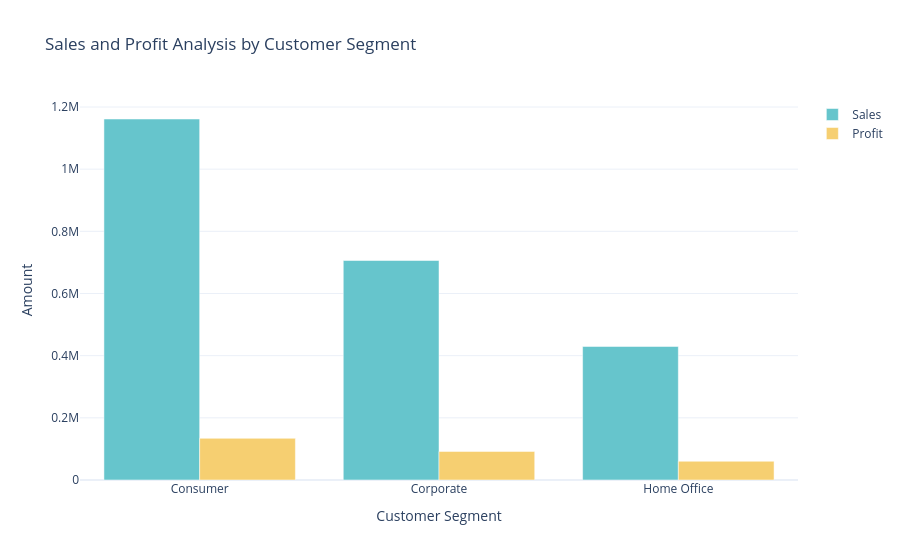

Write notebook code for a chart like this one.
### Markdown cell above
# SALES AND PROFIT - CUSTOMER SEGMENT

### Code cell
sales_profit_by_segment = data.groupby('Segment').agg({
    'Sales': 'sum',
    'Profit': 'sum'
}).reset_index()
color_palette = colors.qualitative.Pastel
fig = go.Figure()
fig.add_trace(
    go.Bar(
        x=sales_profit_by_segment['Segment'],
        y=sales_profit_by_segment['Sales'],
        name='Sales',
        marker_color=color_palette[0]))
fig.add_trace(go.Bar(
        x=sales_profit_by_segment['Segment'],
        y=sales_profit_by_segment['Profit'],
        name='Profit',
        marker_color=color_palette[1]))

fig.update_layout(
    title='Sales and Profit Analysis by Customer Segment',
    xaxis_title='Customer Segment',
    yaxis_title='Amount',
    barmode='group')

fig.show()

### Figure 1 — Plotly figure (JSON) as saved in the notebook; plotly's stock layout.template omitted (floating-point values rounded to 4 significant figures)
{"data": [{"marker": {"color": "rgb(102, 197, 204)"}, "name": "Sales", "type": "bar", "x": ["Consumer", "Corporate", "Home Office"], "y": [1161000.0, 706100.0, 429700.0]}, {"marker": {"color": "rgb(246, 207, 113)"}, "name": "Profit", "type": "bar", "x": ["Consumer", "Corporate", "Home Office"], "y": [134100.0, 91980.0, 60300.0]}], "layout": {"barmode": "group", "title": {"text": "Sales and Profit Analysis by Customer Segment"}, "xaxis": {"title": {"text": "Customer Segment"}}, "yaxis": {"title": {"text": "Amount"}}}}
